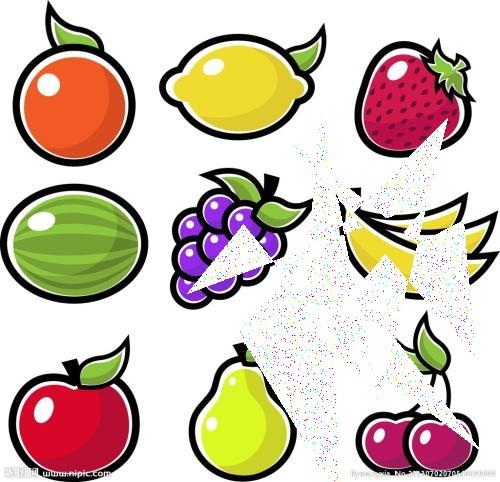
#> input picture backup/testCrop.jpg, 500 x 482 px
$ python -i image_metrics.py   (imports and definitions only)   (older library calls are emulated)
#> lines starting #> are read from the running program, lines starting #| are printed output that depends on the picture
"""Image-quality metrics: brightness, contrast, sharpness, noise, saturation."""

from __future__ import annotations

import cv2
import numpy as np


def image_metrics(img: np.ndarray) -> dict:
    """Compute quality metrics for an RGB image."""
    gray = cv2.cvtColor(img, cv2.COLOR_RGB2GRAY) if img.ndim == 3 else img
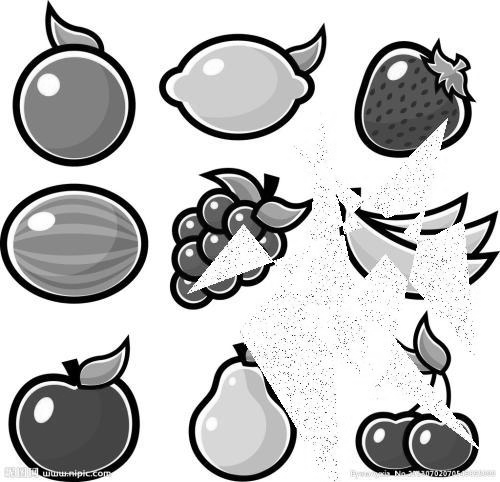
#> gray: shape (482, 500); min 0, max 255, mean 195
    hsv = cv2.cvtColor(img, cv2.COLOR_RGB2HSV) if img.ndim == 3 else None
#> hsv: shape (482, 500, 3); mean H, S, V 48.7, 66.3, 213
    laplacian = cv2.Laplacian(gray, cv2.CV_64F)
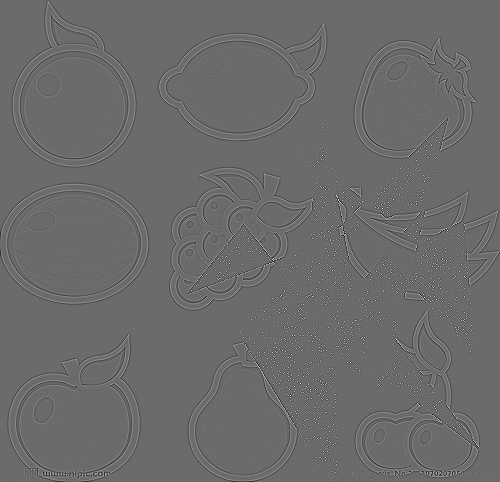
#> laplacian: shape (482, 500) float64; min -722, max 993, mean 0; drawn with min black and max white
    return {
        "brightness": round(float(gray.mean()), 2),
        "contrast": round(float(gray.std()), 2),
        "sharpness": round(float(laplacian.var()), 2),
        # Immerkaer's fast noise estimate: sigma = sqrt(pi/2) * mean|Laplacian|/6
        "noise": round(float(np.abs(laplacian).mean() * 0.855 / 6.0), 3),
        "saturation": round(float(hsv[..., 1].mean()), 2) if hsv is not None else None,
    }


def image_metrics_pathless(gray_or_rgb: np.ndarray) -> dict:
    return image_metrics(gray_or_rgb)


def metric_deltas(a: dict, b: dict) -> dict:
    """Differences (b - a) for shared numeric metrics, absolute and relative."""
    deltas = {}
    for k in a:
        if a[k] is None or b.get(k) is None:
            continue
        diff = round(float(b[k]) - float(a[k]), 3)
        rel = diff / float(a[k]) if a[k] != 0 else None
        deltas[k] = {
            "before": a[k],
            "after": b[k],
            "delta": diff,
            "ratio": round(rel, 3) if rel is not None else None,
        }
    return deltas


def histogram(gray: np.ndarray, bins: int = 32) -> list[int]:
    hist = cv2.calcHist([gray.astype(np.uint8)], [0], None, [bins], [0, 256])
    return [int(v) for v in hist.ravel()]

>>> import cv2
>>> picture = cv2.cvtColor(cv2.imread('../../backup/testCrop.jpg'), cv2.COLOR_BGR2RGB)
>>> result = image_metrics(picture)
#> result = {'brightness': 195, 'contrast': 85.64, 'sharpness': 5316.1, 'noise': 4.18, 'saturation': 66.35}
